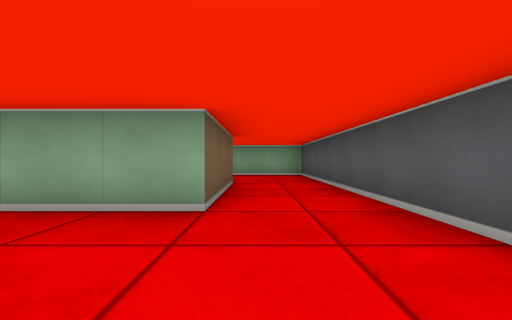
[1] (above)

12 first-person views from a walk through a cub3D maze. The camera is about half as high as the walls, looks level and sees 90° across. The floor is counted in squares. Each view is taken from the middle of a square. On the plan, view 1 faces up. The plan holds only what a view shows up to about 9 squares ahead; the rest is blank.

[2]
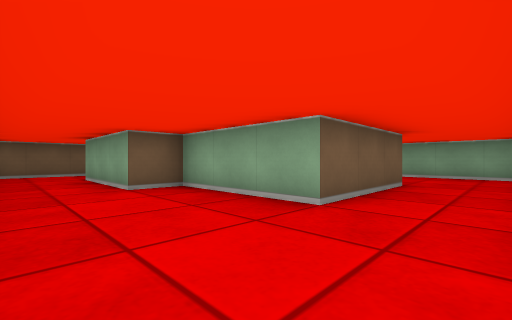

[3]
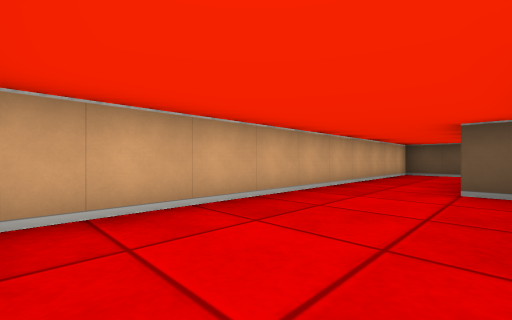

[4]
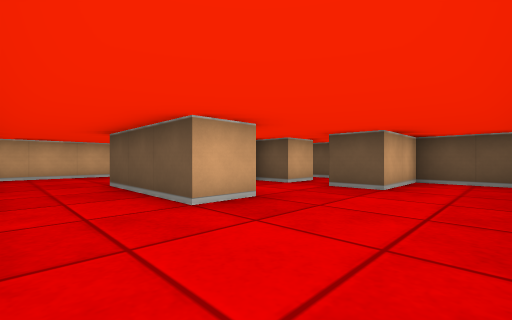

[5]
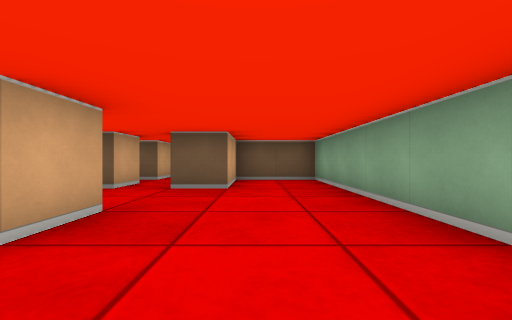

[6]
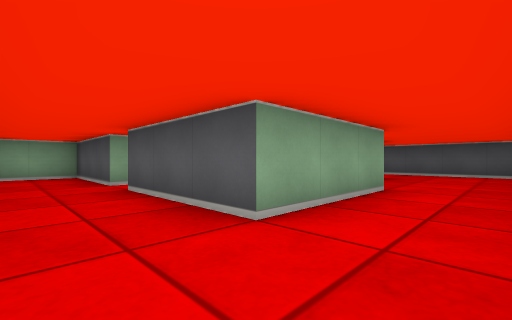

[7]
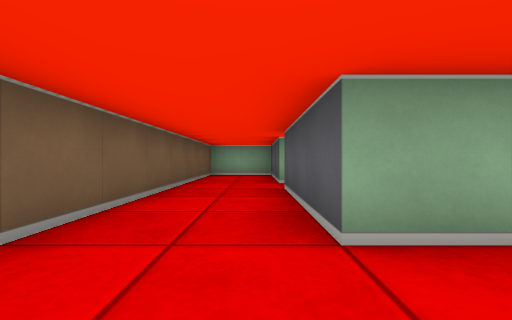

[8]
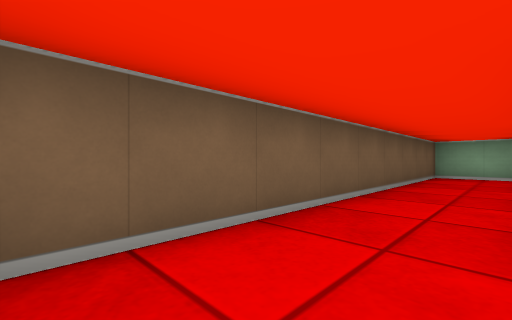

[9]
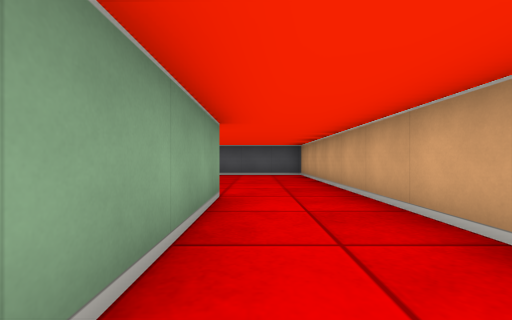

[10]
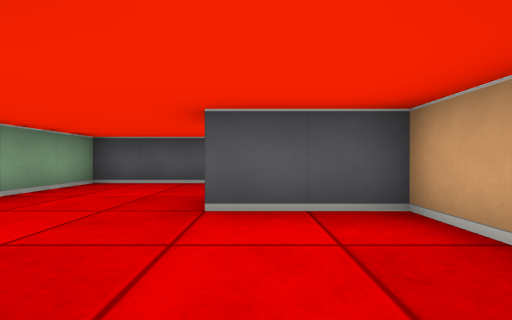

[11]
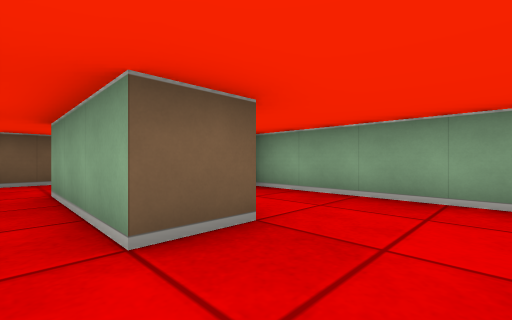

[12]
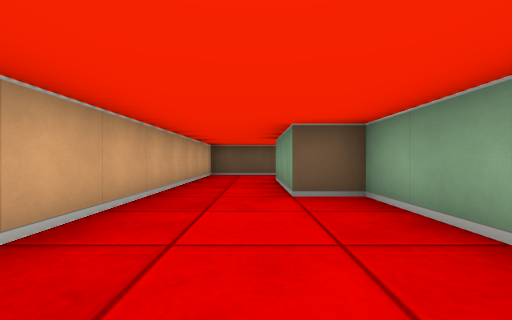

### Floor plan
Points are (right, up) in squares from view 1. A wall is a line through its corners. A room is listed if a view was taken in it or the views show most of it. See-through windows are left out.
Room 1 (views 1, 2, 3, 4, 5, 6, 7, 8, 9, 10, 11, 12)
walls: (-2.5, 3.5) (-1.5, 3.5) (-1.5, 5.5) (-0.5, 5.5) (-0.5, 2.5) (-3.5, 2.5) (-3.5, 1.5) (-6.5, 1.5) (-6.5, 4.5) (-5.5, 4.5); (-4.5, 4.5) (-3.5, 4.5) (-3.5, 3.5); (-5.5, 5.5) (-6.5, 5.5) (-6.5, 8.5) (-8.5, 8.5) (-8.5, -0.5) (1.5, -0.5) (1.5, 8.5) (-5.5, 8.5) (-5.5, 6.5) (-3.5, 6.5) (-3.5, 5.5) (-4.5, 5.5)
ways out: opening at (-6, 5) to room 2; opening at (-4, 5) to room 2
Room 2 (no view inside)
walls: (-5.5, 4.5) (-5.5, 3.9); (-4.5, 5.5) (-5.5, 5.5)
ways out: opening at (-6, 5) to room 1; opening at (-4, 5) to room 1

Positions as (right, up) in squares from view 1, and headings:
1: (0, 0), facing up
2: (1, 0), facing up-left
3: (1, 2), facing down-left
4: (1, 8), facing down-left
5: (1, 7), facing left
6: (-8, 0), facing up-right
7: (-7, 0), facing up
8: (-7, 0), facing up-left
9: (-7, 1), facing right
10: (-4, 5), facing right
11: (-2, 5), facing up-left
12: (0, 1), facing left
